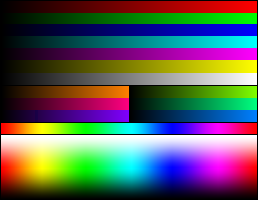
%> input picture KV260/simulation_results/images/read/258_200/258_200.bmp, 258 x 200 px
$ octave m258_200.m   (GNU Octave 9; MATLAB toolbox functions it lacks are replaced by stand-ins)
%> lines starting %> are read from the running program, lines starting %| are printed output that depends on the picture
RGB = imread('258_200.bmp');
%> RGB is the input picture: size 200x258x3 uint8; mean R, G, B 90.3, 90.8, 90.6
HSV = rgb2hsv(RGB)
%> HSV: size 200x258x3 double; mean H, S, V 0.414, 0.821, 0.595
H=HSV(:,:,1);
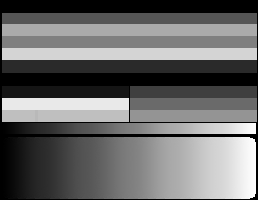
%> H: size 200x258 double; min 0, max 0.998, mean 0.414
S=HSV(:,:,2);
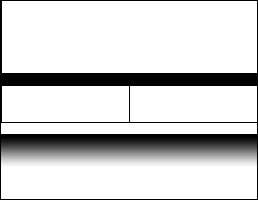
%> S: size 200x258 double; min 0, max 1, mean 0.821
V=HSV(:,:,3);
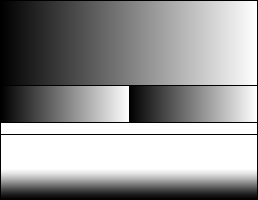
%> V: size 200x258 double; min 0, max 1, mean 0.595
ax1 = subplot(2,2,1);
imshow(HSV)
ax2 = subplot(2,2,2);
imshow(H)

ax3 = subplot(2,2,3);
imshow(S)

ax4 = subplot(2,2,4);
imshow(V)
